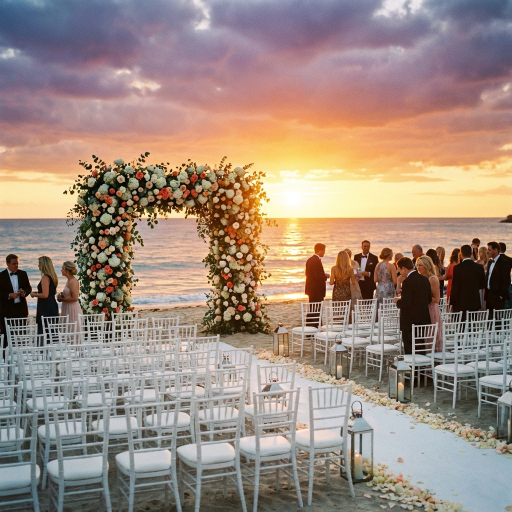
#> input picture frontend/dist/cat_dest_wedding.png, 1024 x 1024 px, found by its file name (shown at 1/2 size)
$ python create_decor_crop.py
#> lines starting #> are read from the running program, lines starting #| are printed output that depends on the picture
from PIL import Image

def create_decor_crop():
    try:
        # Open the destination wedding image (Beach wedding with floral arch)
        img = Image.open('c:/Users/sneha/OneDrive/Desktop/internship/frontend/public/cat_dest_wedding.png')
#> img is the input picture: PIL image 1024x1024 RGB; mean R, G, B 158.2, 139.1, 127.6

        # Crop to focus on the floral details (assuming arch is somewhat central/left)
        # Original is likely 1024x1024
        width, height = img.size
#> width = 1024; height = 1024

        # Crop a square/rectangle from the center-left where an arch usually is
        # Let's verify size first, but assuming 1024x1024

        # Crop box: (left, top, right, bottom)
        # Focus on the left-center where the arch usually sits in these compositions
        left = width * 0.1
#> left = 102.4
        top = height * 0.2
#> top = 204.8
        right = width * 0.6
#> right = 614.4
        bottom = height * 0.8
#> bottom = 819.2

        cropped_img = img.crop((left, top, right, bottom))
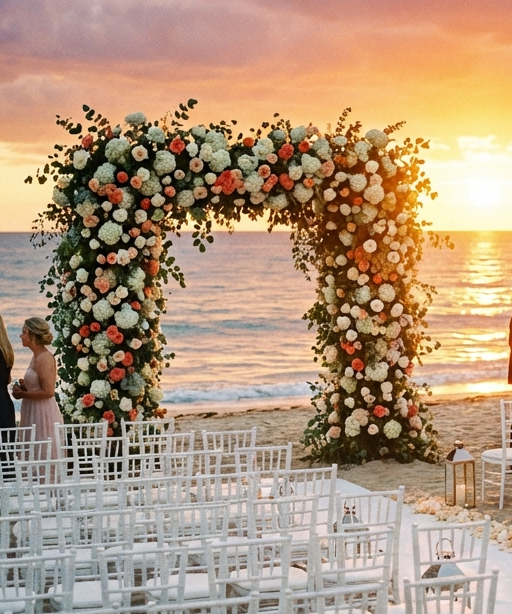
#> cropped_img: PIL image 512x614 RGB; mean R, G, B 177.2, 149.7, 124.1

        # Resize back to a good thumbnail size for consistency if needed, or just save
        cropped_img = cropped_img.resize((800, 600), Image.Resampling.LANCZOS)
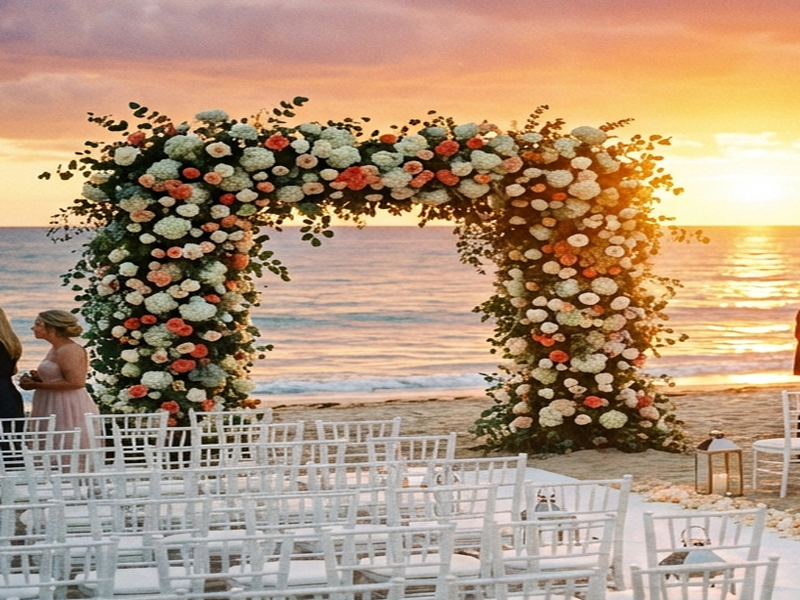
#> cropped_img: PIL image 800x600 RGB; mean R, G, B 177.2, 149.7, 124.2

        output_path = 'c:/Users/sneha/OneDrive/Desktop/internship/frontend/public/cat_decor.png'
        cropped_img.save(output_path)
        print(f"Successfully created decor image at {output_path}")

    except Exception as e:
        print(f"Error: {e}")

create_decor_crop()

$ run again, with frontend/dist/cat_catering.png copied over frontend/dist/cat_dest_wedding.png
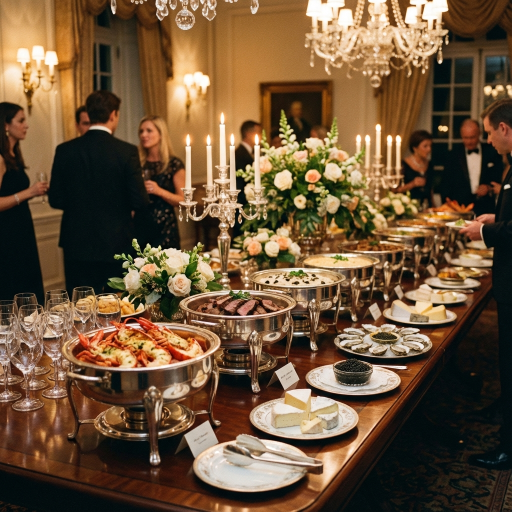
#> input picture frontend/dist/cat_catering.png, 1024 x 1024 px, found by its file name (shown at 1/2 size)
#> in create_decor_crop, img is the input picture: PIL image 1024x1024 RGB; mean R, G, B 109.9, 84.1, 57.8
#> in create_decor_crop, `cropped_img = img.crop((left, top, right, bottom))`:
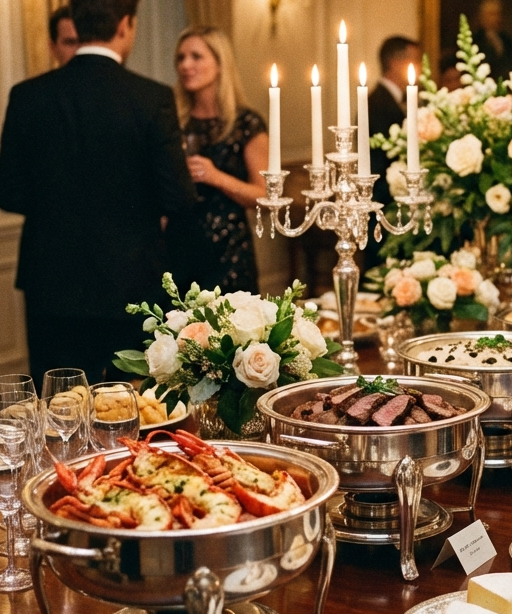
#> cropped_img: PIL image 512x614 RGB; mean R, G, B 113.9, 87.6, 59.3
#> in create_decor_crop, `cropped_img = cropped_img.resize((800, 600), Image.Resampling.LANCZOS)`:
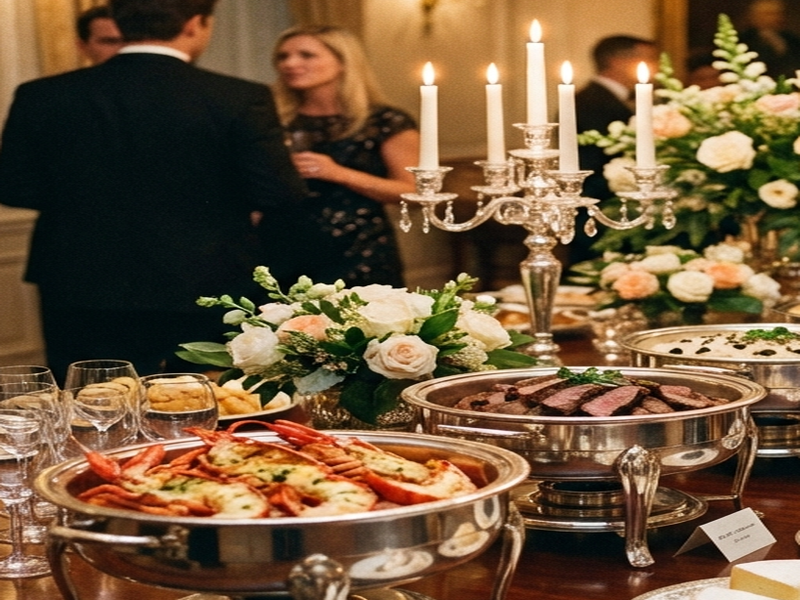
#> cropped_img: PIL image 800x600 RGB; mean R, G, B 113.9, 87.6, 59.3

$ run again, with frontend/dist/cat_events.png copied over frontend/dist/cat_dest_wedding.png
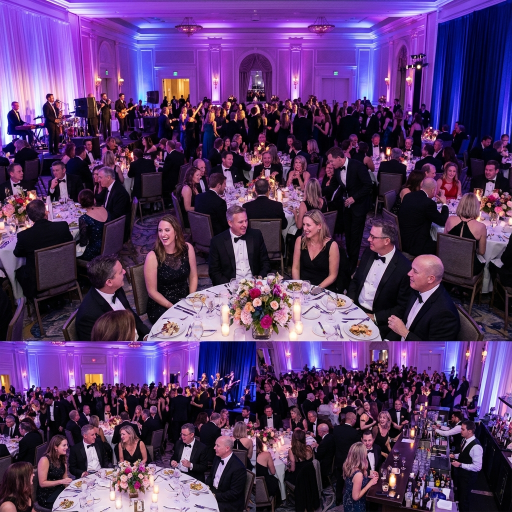
#> input picture frontend/dist/cat_events.png, 1024 x 1024 px, found by its file name (shown at 1/2 size)
#> in create_decor_crop, img is the input picture: PIL image 1024x1024 RGB; mean R, G, B 87.1, 56.2, 103.1
#> in create_decor_crop, `cropped_img = img.crop((left, top, right, bottom))`:
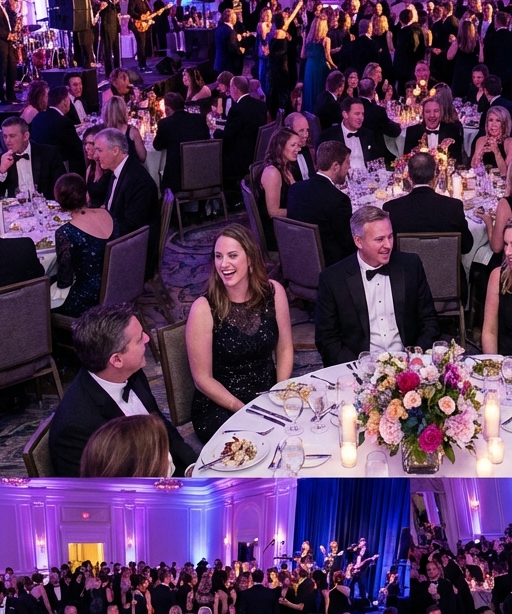
#> cropped_img: PIL image 512x614 RGB; mean R, G, B 83.1, 53.9, 87.7
#> in create_decor_crop, `cropped_img = cropped_img.resize((800, 600), Image.Resampling.LANCZOS)`:
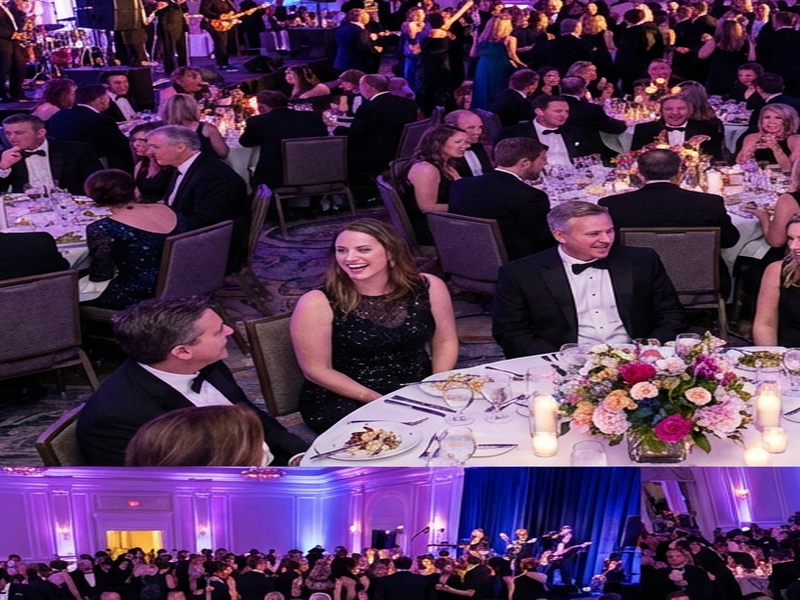
#> cropped_img: PIL image 800x600 RGB; mean R, G, B 83.1, 54, 87.6
